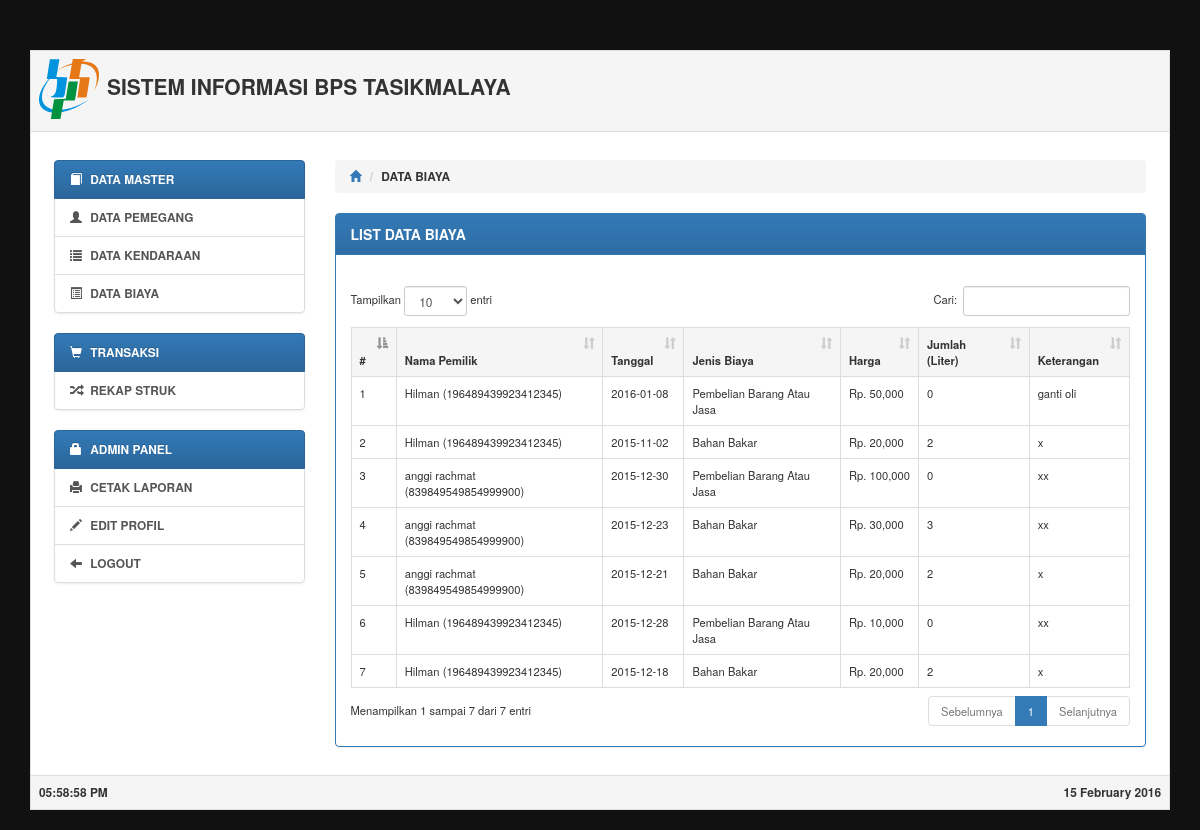
Page /biaya.php (signed in) on the committed database.
### tables this page shows
CREATE TABLE `biaya` (
  `id` bigint(20) NOT NULL,
  `tanggal` date NOT NULL,
  `jenis` enum('Bahan Bakar','Pembelian Barang Atau Jasa') NOT NULL,
  `biaya` bigint(20) NOT NULL,
  `jumlah` double DEFAULT NULL,
  `keterangan` varchar(50) NOT NULL,
  `kendaran_id` bigint(20) NOT NULL,
  `pemegang_id` bigint(20) NOT NULL
);

CREATE TABLE `pemegang` (
  `id` bigint(20) NOT NULL,
  `nip` varchar(18) NOT NULL,
  `nama` varchar(50) NOT NULL,
  `alamat` varchar(100) NOT NULL,
  `telepon` varchar(12) NOT NULL
);

### config/session.php (called while the page is built, shortened)
<?php
$ses_login      = $_SESSION['login'];
?>

### config/config.php (called while the page is built, shortened)
<?php
$site_url   = 'http://bps.com';
include './config/database.php';
include './config/session.php';
?>

### config/database.php (called while the page is built, shortened)
<?php
function db_biaya_get_all() {
    $sql = "SELECT * FROM biaya ORDER BY id DESC";
    $query = mysql_query($sql);
    return $query;
}
function db_kendaraan_get_nama_pemegang($id) {
    $sql = "SELECT * FROM pemegang WHERE id='$id'";
    $query = mysql_query($sql);
    $query_row = mysql_fetch_array($query);
    return $query_row;
}
?>

### view/biaya.php (the view, shortened to what this page needs)
<div class="container box">
    <table class="table table-bordered table-responsive">
        <tbody>
            <tr>
                <td class="active">
                    <img src="image/bps-logo.svg" width="64" height="64"/>
                    <strong class="text-title">SISTEM INFORMASI BPS TASIKMALAYA</strong>
                </td>
            </tr>
            <tr>
                <td>
                    <br/>
                    <div class="col-lg-3 col-md-3">
                        <?php include './view/sidebar.php'; ?>
                    </div>
                    <div class="col-lg-9 col-md-9">
                        <ol class="breadcrumb small bold">
                            <li><a href="<?php echo $site_url; ?>/home.php"><i class="glyphicon glyphicon-home"></i></a></li>
                            <li><?php echo $site_title; ?></li>
                        </ol>
                        <div class="panel panel-primary">
                            <div class="panel-heading">
                                <b>LIST DATA BIAYA</b>
                            </div>
                            <div class="panel-body small" style="font-size: 80%;">
                                <br/>
                                <table id="tbl-data" class="table table-responsive table-bordered table-hover">
                                    <thead>
                                        <tr class="active">
                                            <th>#</th>
                                            <th>Nama Pemilik</th>
                                            <th>Tanggal</th>
                                            <th>Jenis Biaya</th>
                                            <th>Harga</th>
                                            <th>Jumlah (Liter)</th>
                                            <th>Keterangan</th>
                                        </tr>
                                    </thead>
                                    <tbody>
                                        <?php
                                        $no = 0;
                                        while ($data = mysql_fetch_array($data_kendaraan)) {
                                            ++$no;
                                            ?>
                                            <tr>
                                                <td><?php echo $no; ?></td>
                                                <td><?php
                                                    $pemegang = db_kendaraan_get_nama_pemegang($data['pemegang_id']);
                                                    echo $pemegang['nama'] . ' (' . $pemegang['nip'] . ')';
                                                    ?></td>
                                                <td><?php echo $data['tanggal']; ?></td>
                                                <td><?php echo $data['jenis']; ?></td>
                                                <td>Rp. <?php echo number_format($data['biaya']); ?></td>
                                                <td><?php echo $data['jumlah']; ?></td>
                                                <td><?php echo $data['keterangan']; ?></td>
                                            </tr>
                                        <?php } ?>
                                    </tbody>
                                </table>
                            </div>
                        </div>
                    </div>
                </td>
            </tr>
            <tr>
                <td class="active">
                    <small class="bold pull-left"><span id="footer-time"></span></small>
                    <small class="bold pull-right"><span id="footer-date"></span></small>
                </td>
            </tr>
        </tbody>
    </table>
</div>

### biaya.php (shortened to what this page needs)
<?php
include './config/config.php';
if ($ses_login === TRUE) {
    $site_title = 'DATA BIAYA';
    $data_kendaraan = db_biaya_get_all();
    include './view/header.php';
    include './view/biaya.php';
    include './view/footer.php';
} else {
    redirect($site_url, 'login.php');
}
?>

### view/header.php (shortened to what this page needs)
<!DOCTYPE html>
<html lang="en">
    <head>
        <link href="./theme/css/bootstrap.css" rel="stylesheet" type="text/css"/>
        <link href="./theme/css/bootstrap-theme.css" rel="stylesheet" type="text/css"/>
        <link href="./theme/css/bootstrap-datepicker.min.css" rel="stylesheet" type="text/css"/>
        <link href="./theme/css/dataTables.bootstrap.css" rel="stylesheet" type="text/css"/>
        <link href="./theme/css/pace.css" rel="stylesheet" type="text/css"/>
        <link href="./theme/css/custom.css" rel="stylesheet" type="text/css"/>
    </head>
    <body>

### view/sidebar.php (shortened to what this page needs)
<div class="list-group small bold">
    <a class="list-group-item active"><i class="glyphicon glyphicon-book space-5"></i>  DATA MASTER</a>
    <a href="./pemegang.php" class="list-group-item"><i class="glyphicon glyphicon-user space-5"></i> DATA PEMEGANG</a>
    <a href="./kendaraan.php" class="list-group-item"><i class="glyphicon glyphicon-list space-5"></i> DATA KENDARAAN</a>
    <a href="./biaya.php" class="list-group-item"><i class="glyphicon glyphicon-list-alt space-5"></i> DATA BIAYA</a>
</div>
<div class="list-group small bold">
    <a class="list-group-item active"><i class="glyphicon glyphicon-shopping-cart space-5"></i>  TRANSAKSI</a>
    <a href="./home.php" class="list-group-item"><i class="glyphicon glyphicon-random space-5"></i> REKAP STRUK</a>
</div>
<div class="list-group small bold">
    <a class="list-group-item active"><i class="glyphicon glyphicon-lock space-5"></i>  ADMIN PANEL</a>
    <a href="./cetak.php" class="list-group-item"><i class="glyphicon glyphicon-print space-5"></i> CETAK LAPORAN</a>
    <a href="./admin_profil.php" class="list-group-item"><i class="glyphicon glyphicon-pencil space-5"></i> EDIT PROFIL</a>
    <button class="list-group-item" data-toggle="modal" data-target="#modal-logout"><i class="glyphicon glyphicon-arrow-left space-5"></i> LOGOUT</button>
</div>

### theme/css/custom.css (style rules this page uses)
body { background-color: #111; padding-top: 50px; min-width: 480px; }
.space-5 { margin-right: 5px; }
.bold { font-weight: bold; }
.text-title { font-weight: bold; font-size: 150%; text-transform: uppercase; }
.table { background-color: #fff; }

### rows in the picture
biaya: pemegang.nama "Hilman", pemegang.nip "196489439923412345", tanggal "2016-01-08", jenis "Pembelian Barang Atau Jasa", biaya "50,000", jumlah "0", keterangan "ganti oli"
biaya: pemegang.nama "Hilman", pemegang.nip "196489439923412345", tanggal "2015-11-02", jenis "Bahan Bakar", biaya "20,000", jumlah "2", keterangan "x"
biaya: pemegang.nama "anggi rachmat", pemegang.nip "839849549854999900", tanggal "2015-12-30", jenis "Pembelian Barang Atau Jasa", biaya "100,000", jumlah "0", keterangan "xx"
biaya: pemegang.nama "anggi rachmat", pemegang.nip "839849549854999900", tanggal "2015-12-23", jenis "Bahan Bakar", biaya "30,000", jumlah "3", keterangan "xx"
biaya: pemegang.nama "anggi rachmat", pemegang.nip "839849549854999900", tanggal "2015-12-21", jenis "Bahan Bakar", biaya "20,000", jumlah "2", keterangan "x"
biaya: pemegang.nama "Hilman", pemegang.nip "196489439923412345", tanggal "2015-12-28", jenis "Pembelian Barang Atau Jasa", biaya "10,000", jumlah "0", keterangan "xx"
biaya: pemegang.nama "Hilman", pemegang.nip "196489439923412345", tanggal "2015-12-18", jenis "Bahan Bakar", biaya "20,000", jumlah "2", keterangan "x"

### other values in the picture
$site_title "DATA BIAYA"
